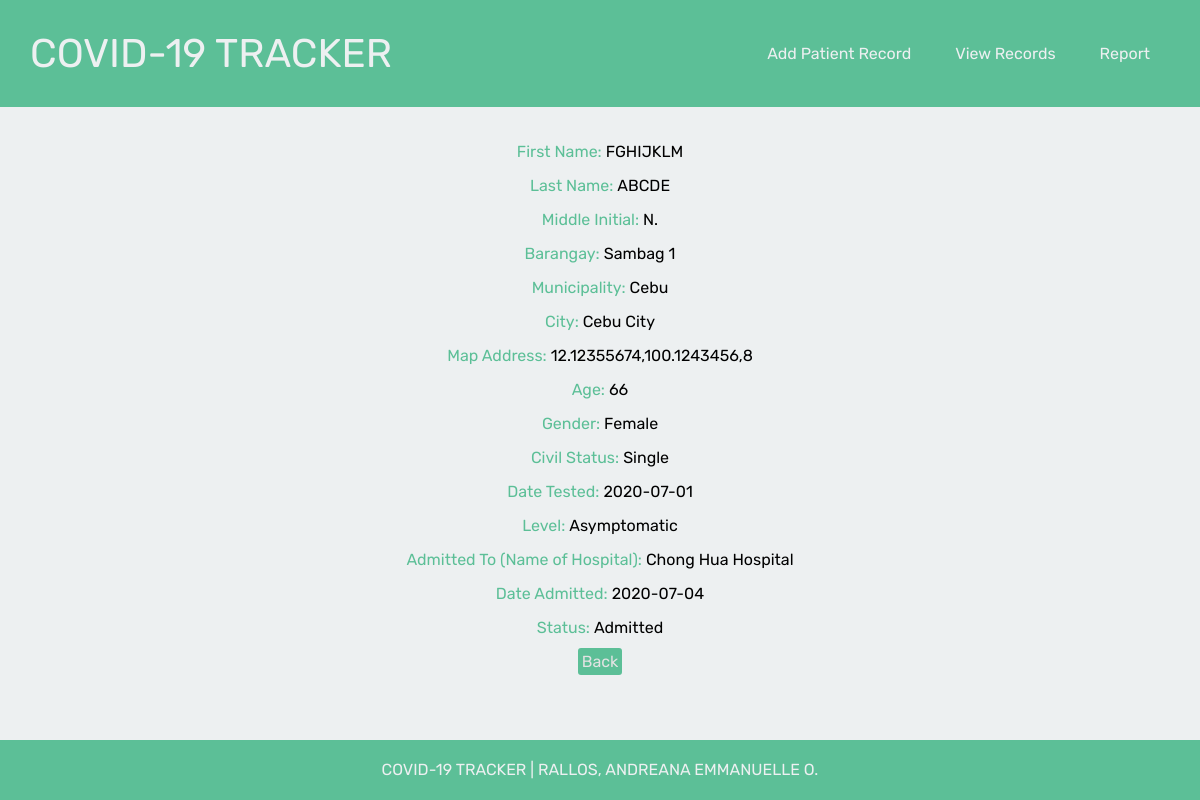
Page /view.php?id=1 on the committed database.
### tables this page shows
CREATE TABLE `patient` (
  `id` int(8) NOT NULL,
  `lname` varchar(50) NOT NULL,
  `fname` varchar(50) NOT NULL,
  `minitial` varchar(3) DEFAULT NULL,
  `barangay` varchar(50) NOT NULL,
  `municipality` varchar(50) NOT NULL,
  `city` varchar(50) NOT NULL,
  `map_add` varchar(100) NOT NULL,
  `age` int(3) NOT NULL,
  `gender` varchar(6) NOT NULL,
  `civil_stat` varchar(50) NOT NULL,
  `pos_date` date NOT NULL,
  `level` varchar(50) NOT NULL,
  `hospital` varchar(50) NOT NULL,
  `admit_date` date NOT NULL,
  `status` varchar(50) NOT NULL
);

### view.php (the view, shortened to what this page needs)
<?php
              $id= $_GET['id'];
              $sql="SELECT * FROM patient where id=:id";
              $con = config::connect();
              $query=$con->prepare($sql);
              $query->bindParam(':id',$id,PDO::PARAM_STR);
              $query->execute([':id' =>$id]);
              $results= $query->fetch(PDO::FETCH_OBJ);
      ?>
      <?php require "header.php"?>
      <div class="container">
          <form method="post">
              <div class="row">
              <div class="col-25">
                  <label for="fname">First Name:</label>
                  <label style="color:black;"> <?= $results->fname; ?></label>
              </div>
              </div>
              <div class="row">
              <div class="col-25">
                  <label for="lname">Last Name:</label>
                  <label style="color:black;"> <?= $results->lname; ?></label>
              </div>
              </div>
              <div class="row">
              <div class="col-25">
                  <label for="mname">Middle Initial:</label>
                 <label style="color:black;"> <?= $results->minitial; ?></label>
              </div>
              </div>
              <div class="row">
              <div class="col-25">
                  <label for="barangay">Barangay:</label>
                 <label style="color:black;"> <?= $results->barangay; ?></label>
              </div>
              </div>
              <div class="row">
              <div class="col-25">
                  <label for="municipality">Municipality:</label>
                  <label style="color:black;"> <?= $results->municipality; ?></label>
              </div>
              </div>
              <div class="row">
              <div class="col-25">
                  <label for="city">City: </label>
                  <label style="color:black;"> <?= $results->city; ?></label>
              </div>
              </div>
              <div class="row">
              <div class="col-25">
                  <label for="mapadd">Map Address:</label>
                 <label style="color:black;"> <?= $results->map_add; ?></label>
              </div>
              </div>
              <div class="row">
              <div class="col-25">
                  <label for="age">Age:</label>
                  <label style="color:black;"> <?= $results->age; ?></label>
              </div>
              </div>
              <div class="row">
              <div class="col-25">
                  <label for="gender">Gender:</label>
              <label style="color:black;"> <?= $results->gender; ?></label>
              </div>
              </div>
              <div class="row">
              <div class="col-25">
                  <label for="civstat">Civil Status:</label>
                  <label style="color:black;"> <?= $results->civil_stat; ?></label>
              </div>
              </div>
              <div class="row">
              <div class="col-25">
                  <label for="datetest">Date Tested:</label>
                 <label style="color:black;"> <?= $results->pos_date; ?></label>
              </div>
              </div>
              <div class="row">
              <div class="col-25">
                  <label for="level">Level:</label>
                 <label style="color:black;"> <?= $results->level; ?></label>
              </div>
              </div>
              <div class="row">
              <div class="col-25">
                  <label for="admitto">Admitted To (Name of Hospital):</label>
                 <label style="color:black;"> <?= $results->hospital; ?></label>
              </div>
              </div>
              <div class="row">
              <div class="col-25">
                  <label for="datead">Date Admitted:</label>
                <label style="color:black;"> <?= $results->admit_date; ?></label>
              </div>
              </div>
              <div class="row">
              <div class="col-25">
                  <label for="stat">Status:</label>
                  <label style="color:black;"> <?= $results->status; ?></label>
              </div>
              </div>
              <div class="row">
              <div class="col-25">
                  <a href="index.php" class="btn btn-submit"> Back </a>
              </div>
              </div>
          </form>
      </div>
      <?php require "footer.php"?>

### header.php (shortened to what this page needs)
<!DOCTYPE html>
<html>
<head>
    <link rel="stylesheet" href="styles.css">
    <link rel="stylesheet" href="main.css">
</head>
<body>
	<header>
		<h1><a href="index.php"> COVID-19 TRACKER </a></h1>
		<nav>
			<ul class="navbar">
				<li><a href="add.php"> Add Patient Record </a></li>
				<li><a href="index.php"> View Records </a></li>
				<li><a href="report.php"> Report </a></li>
			</ul>
		</nav>
	</header>

### footer.php
</body>
<footer>
 	<p>COVID-19 TRACKER | RALLOS, ANDREANA EMMANUELLE O.</p>
</footer>
</html>

### styles.css (style rules this page uses)
* { box-sizing: border-box; margin: 0; padding: 0; }
body { background-color: #edf0f1; padding-bottom: 58px; }
li, a { font-family: 'Rubik', sans-serif; font-weight:400; font-size: 16px; color: #edf0f1; text-decoration: none; }
h1 a { font-family: 'Rubik', sans-serif; font-weight: 400; font-size: 40px; color:#edf0f1; text-decoration: none; cursor:pointer; }
header { display: flex; justify-content: space-between; align-items: center; padding: 30px; background-color: #5cbf97; }
.navbar { list-style: none; }
.navbar li { display: inline-block; padding: 0px 20px; }
.navbar li a { transition: all 0.3s ease 0s; }
footer { text-align: center; background-color: #5cbf97; height: 60px; padding:20px; font-family: 'Rubik', sans-serif; font-weight: 400; font-size: 16px; color:#edf0f1; text-decoration: none; position: fixed; bottom: 0; width: 100% }

### main.css (style rules this page uses)
label { font-family: 'Rubik', sans-serif; font-weight:400; font-size: 16px; color: #5cbf97; margin-top: 5px; }
form { text-align: center; padding-top: 20px; }
.btn-submit { background-color:#5cbf97; padding:4px 4px 4px 4px; border-radius: 3px; margin-top: 5px; color:#e3e3e3; }
.row { margin-top: 15px; }

### rows in the picture
patient: fname "FGHIJKLM", lname "ABCDE", minitial "N.", barangay "Sambag 1", municipality "Cebu", city "Cebu City", map_add "12.12355674,100.1243456,8", age "66", gender "Female", civil_stat "Single", pos_date "2020-07-01", level "Asymptomatic", hospital "Chong Hua Hospital", admit_date "2020-07-04", status "Admitted"
